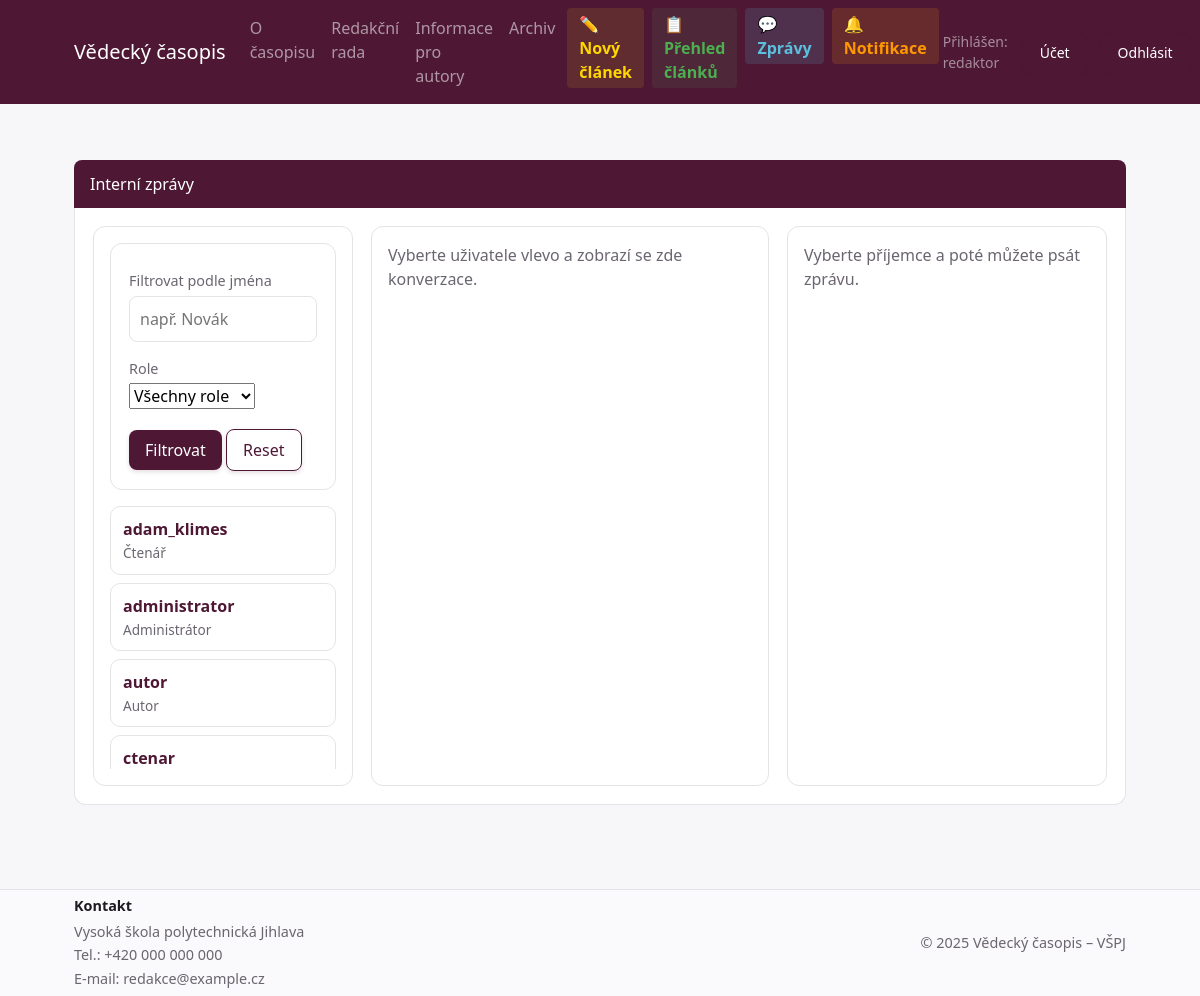
Screenshot of /Frontend/chat.php (signed in) with the database file from the repository.
### tables this page shows
CREATE TABLE `users` (
  `id` int NOT NULL AUTO_INCREMENT,
  `username` varchar(255) DEFAULT NULL,
  `password` varchar(255) DEFAULT NULL,
  `password_temp` varchar(255) DEFAULT NULL,
  `email` varchar(255) NOT NULL,
  `phone` varchar(255) NOT NULL,
  `role_id` int DEFAULT NULL,
  `reset_token` varchar(255) DEFAULT NULL,
  `reset_token_expires` datetime DEFAULT NULL,
  `email_verified_at` datetime DEFAULT NULL,
  `bio` text DEFAULT NULL,
  `avatar_path` varchar(255) DEFAULT NULL,
  `created_at` datetime DEFAULT NULL,
  `updated_at` datetime DEFAULT NULL,
  `created_by` int DEFAULT NULL,
  `updated_by` int DEFAULT NULL,
  PRIMARY KEY (`id`),
  KEY `role_id` (`role_id`)
);

CREATE TABLE `users_roles` (
  `id` int NOT NULL AUTO_INCREMENT,
  `role` varchar(255) DEFAULT NULL,
  `created_at` datetime DEFAULT NULL,
  `updated_at` datetime DEFAULT NULL,
  `created_by` int DEFAULT NULL,
  `updated_by` int DEFAULT NULL,
  PRIMARY KEY (`id`)
);

### Frontend/chat.php (the view, shortened to what this page needs)
<?php require_once __DIR__ . '/Include/bootstrap.php'; ?>
<?php require_once __DIR__ . '/Include/header.php'; ?>
<?php require_once __DIR__ . '/../Database/db.php'; ?>
<?php
$loggedUserId = $_SESSION['user']['id'] ?? null;
$filterName = trim($_GET['filter_name'] ?? '');
$selectedChatUserId = isset($_GET['chat_with']) ? (int)$_GET['chat_with'] : null;
$roles = [];
$rolesSql = "SELECT id, role FROM users_roles ORDER BY role";
if ($rolesResult = $conn->query($rolesSql)) {
    while ($roleRow = $rolesResult->fetch_assoc()) {
        $roles[] = $roleRow;
    }
    $rolesResult->free();
}
$unreadCounts = [];
$chatUsers = [];
$chatMessages = [];
$selectedChatUser = null;
try {
    $whereClauses = ["u.id != ?"];
    $params = [$loggedUserId];
    $types = "i";
    $whereSql = implode(' AND ', $whereClauses);
    $usersSql = "SELECT u.id, u.username, ur.role
                 FROM users u
                 LEFT JOIN users_roles ur ON u.role_id = ur.id
                 WHERE $whereSql
                 ORDER BY u.username ASC";
    $usersStmt = $conn->prepare($usersSql);
    if ($usersStmt) {
        $usersStmt->bind_param($types, ...$params);
        $usersStmt->execute();
        if (method_exists($usersStmt, 'get_result')) {
            $usersResult = $usersStmt->get_result();
            if ($usersResult) {
                while ($row = $usersResult->fetch_assoc()) {
                    $chatUsers[] = [
                        'id' => (int)$row['id'],
                        'username' => $row['username'] ?? 'Uživatel ' . $row['id'],
                        'role' => $row['role'] ?? 'Uživatel',
                        'unread' => $unreadCounts[(int)$row['id']] ?? 0
                    ];
                }
            }
        }
    }
} catch (Exception $chatException) {
    error_log('Chyba při načítání chatu: ' . $chatException->getMessage());
}
$baseQuery = $_GET;
unset($baseQuery['chat_with']);
?>
<section class="section">
    <div class="section-title">Interní zprávy</div>
    <div class="section-body chat-layout">
        <div class="chat-column chat-left">
            <form method="get" class="chat-filter">
                <label for="filter_name">Filtrovat podle jména</label>
                <input type="text" id="filter_name" name="filter_name" value="<?= e($filterName) ?>" placeholder="např. Novák">
                <label for="filter_role">Role</label>
                <select id="filter_role" name="filter_role">
                    <option value="">Všechny role</option>
                </select>
                <div class="actions">
                    <button class="btn" type="submit">Filtrovat</button>
                    <a class="btn btn-outline" href="./chat.php">Reset</a>
                </div>
            </form>
            <div class="chat-user-list">
                <?php if (empty($chatUsers)): ?>
                    <p class="chat-empty">Nenalezeni žádní uživatelé.</p>
                <?php else: ?>
                    <?php foreach ($chatUsers as $user): ?>
                        <?php
                            $linkQuery = $baseQuery;
                            $linkQuery['chat_with'] = $user['id'];
                            $link = './chat.php?' . http_build_query(array_filter($linkQuery, fn($value) => $value !== ''));
                        ?>
                        <a class="chat-user<?= ($selectedChatUserId === $user['id']) ? ' active' : '' ?>" href="<?= e($link) ?>">
                            <div>
                                <strong><?= e($user['username']) ?></strong>
                                <small><?= e($user['role']) ?></small>
                            </div>
                        </a>
                    <?php endforeach; ?>
                <?php endif; ?>
            </div>
        </div>
        <div class="chat-column chat-middle">
            <?php if ($selectedChatUser && !empty($chatMessages)): ?>
                <div class="chat-header">
                    <strong><?= e($selectedChatUser['username']) ?></strong>
                    <span><?= e($selectedChatUser['role']) ?></span>
                </div>
                <div class="chat-messages scrollable">
                    <?php foreach ($chatMessages as $message): ?>
                        <div class="chat-bubble <?= $message['is_own'] ? 'me' : 'them' ?>">
                            <div><?= nl2br(e($message['message'])) ?></div>
                            <div class="chat-bubble__meta"><?= e($message['created_at']) ?></div>
                        </div>
                    <?php endforeach; ?>
                </div>
            <?php else: ?>
                <div class="chat-messages scrollable">
                    <p class="chat-empty">Vyberte uživatele vlevo a zobrazí se zde konverzace.</p>
                </div>
            <?php endif; ?>
        </div>
        <div class="chat-column chat-right">
            <?php if ($selectedChatUser): ?>
                <div class="chat-header">
                    <strong>Nová zpráva</strong>
                    <span>Adresát: <?= e($selectedChatUser['username']) ?></span>
                </div>
                <form action="../Backend/chatControl.php" method="POST" class="chat-form">
                    <input type="hidden" name="action" value="send_message">
                    <input type="hidden" name="recipient_id" value="<?= $selectedChatUser['id'] ?>">
                    <label for="chat-message">Zpráva</label>
                    <textarea id="chat-message" name="message" placeholder="Napište zprávu..." required></textarea>
                    <div class="actions">
                        <button class="btn" type="submit">Odeslat</button>
                    </div>
                </form>
            <?php else: ?>
                <p class="chat-empty">Vyberte příjemce a poté můžete psát zprávu.</p>
            <?php endif; ?>
        </div>
    </div>
</section>
<?php require_once __DIR__ . '/Include/footer.php'; ?>

### Frontend/Assets/CSS/main.css (style rules this page uses)
:root { --bg:#f7f6f8; --text:#1e1b20; --muted:#6b6570; --brand:#4e1835; --brand-2:#6d2a4c; --surface:#ffffff; --border:#e6e2e8; --success:#2e7d32; --error:#b00020; }
* { box-sizing:border-box }
html,body { margin:0;padding:0;background:var(--bg);color:var(--text);font:16px/1.5 system-ui,-apple-system,Segoe UI,Roboto,Ubuntu,"Helvetica Neue",Arial }
.no-scroll-x, body { overflow-x:hidden }
.btn { background:var(--brand);border:none;color:#fff;padding:8px 16px;border-radius:8px;cursor:pointer;text-decoration:none;display:inline-block;font-weight:500;transition:all .2s ease;box-shadow:0 2px 4px rgba(78,24,53,.15) }
.btn-outline { background:transparent;border:1px solid var(--brand);color:var(--brand) }
.section { margin:28px 0 }
.section-title { background:var(--brand);color:#fff;padding:12px 16px;border-radius:8px 8px 0 0 }
.section-body { background:var(--surface);border:1px solid var(--border);border-top:none;border-radius:0 0 12px 12px;padding:18px }
form:not(.inline) { background:var(--surface);border:1px solid var(--border);border-radius:12px;padding:18px }
label { display:block;margin:8px 0 4px }
input,textarea { width:100%;padding:10px;border:1px solid var(--border);border-radius:8px;background:#fff }
form .actions { margin-top:12px }
.chat-layout { display:grid;grid-template-columns:260px minmax(0,1fr) 320px;gap:18px }
.chat-column { border:1px solid var(--border);border-radius:12px;padding:16px;background:var(--surface);display:flex;flex-direction:column;min-height:400px;max-height:70vh }
.chat-left { gap:16px }
.chat-middle,.chat-right { overflow-y:auto }
.chat-filter label { font-size:.9rem;color:var(--muted) }
.chat-filter input,.chat-filter select { margin-bottom:8px }
.chat-user-list { display:flex;flex-direction:column;gap:8px;overflow-y:auto }
.chat-user { border:1px solid var(--border);border-radius:10px;padding:10px 12px;display:flex;justify-content:space-between;gap:6px;text-decoration:none;color:var(--text);background:var(--surface);position:relative;transition:all .2s ease }
.chat-user strong { color:var(--brand);font-weight:600 }
.chat-user small { color:var(--muted);display:block;font-size:.85rem;margin-top:2px }
.chat-empty { color:var(--muted);margin:0 }
.chat-messages { display:flex;flex-direction:column;gap:10px;padding-right:6px }
.chat-messages.scrollable { flex:1 1 auto;overflow-y:auto }

### rows the page displays
users: username "adam_klimes", role.role "Čtenář"
users: username "administrator", role.role "Administrátor"
users: username "autor", role.role "Autor"
users: username "ctenar"

### other values shown
$_SESSION['user']['username'] "redaktor"
